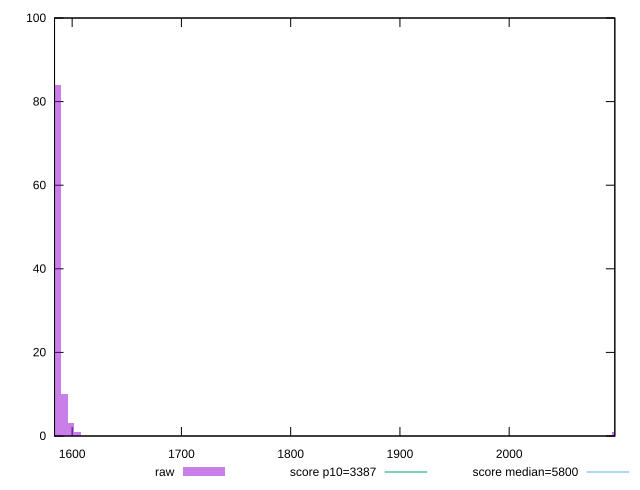

Generate this figure with gnuplot:
reset

$raw <<EOF
2096.7776030887385 1
1598.9393453721386 3
1593.08242469312 10
1587.225504014101 84
1604.7962660511575 1
1581.3685833350821 1
EOF

set key outside below
set boxwidth 5.856920679018823
set xrange [1583.8697000000002:2096.6846899097445]
set yrange [0:100]
set trange [0:100]
set style fill transparent solid 0.5 noborder

set parametric
set terminal svg size 640, 490 enhanced background rgb 'white'
set output "report_00016_2021-02-10T13-31-48.338Z/speed-index/samples/pages+cached+noadtech+nomedia+nocss/raw/histogram.svg"

plot $raw title "raw" with boxes, \
     3387,t title "score p10=3387", \
     5800,t title "score median=5800"

reset
